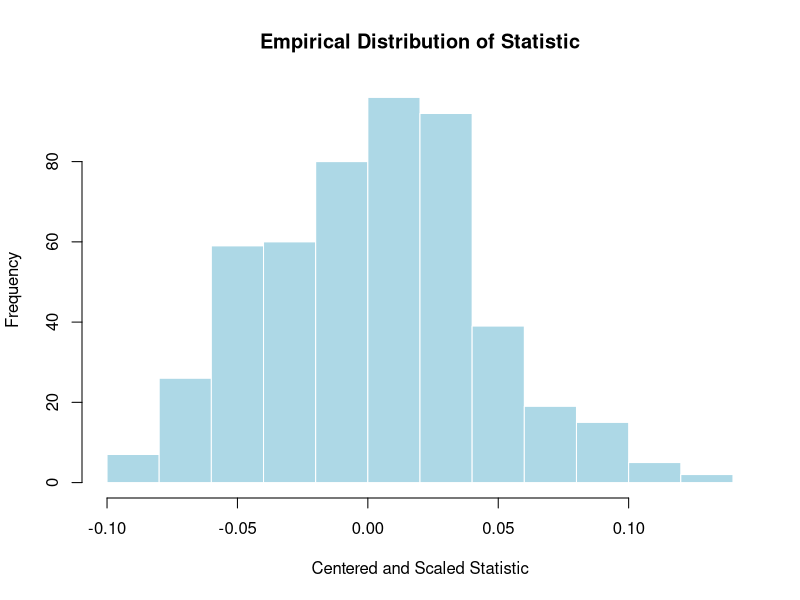

Reproduce this figure in R.
# Subsampling function
subsampling <- function(data, B, l, statistic_fn) {
  n <- length(data)  # Length of the full dataset
  N <- n - l + 1     # Number of overlapping blocks

  # Generate overlapping blocks
  blocks <- lapply(1:N, function(i) data[i:(i + l - 1)])

  # Compute the statistic on each block
  block_statistics <- sapply(blocks, statistic_fn)

  # Compute the full sample statistic
  full_statistic <- statistic_fn(data)

  # Empirical distribution of the centered and scaled statistic
  scaling_factor <- sqrt(l) / sqrt(n)  # Adjust for block size
  empirical_distribution <- sapply(1:B, function(b) {
    # Randomly sample one block for subsampling
    sampled_block <- sample(1:N, size = 1)
    scaled_centered_stat <- scaling_factor * (block_statistics[sampled_block] - full_statistic)
    return(scaled_centered_stat)
  })

  # Compute subsampling bias and variance
  bias_estimate <- mean(block_statistics) - full_statistic
  variance_estimate <- scaling_factor^2 * var(block_statistics)

  # Return results as a list
  return(list(
    empirical_distribution = empirical_distribution,
    full_statistic = full_statistic,
    bias = bias_estimate,
    variance = variance_estimate
  ))
}

# Example usage with the provided data generation process
set.seed(123)

# Data generation function
generate_data <- function(n) {
  epsilon <- rnorm(n + 1)  # Generate (n + 1) to handle 1-dependence
  X <- epsilon[1:n] + 0.5 * epsilon[2:(n + 1)]
  return(X)
}

# Generate example data
n <- 1000
data <- generate_data(n)

# Define a statistic function (e.g., sample mean)
statistic_fn <- function(data) mean(data)

# Subsampling parameters
B <- 500    # Number of bootstrap samples
l <- 20     # Block size

# Run subsampling
results <- subsampling(data, B, l, statistic_fn)

# Print results
print(results$bias)
print(results$variance)
(true_variance = 3.75 / n)
hist(results$empirical_distribution, main = "Empirical Distribution of Statistic",
     xlab = "Centered and Scaled Statistic", col = "lightblue", border = "white")

## The estimated variance is close to the true variance
##  but it's unclear how close it is.
## Next: make monte-carlo simulation to compare subsampling
##  with other 3 methods in block-bootstrap.R
